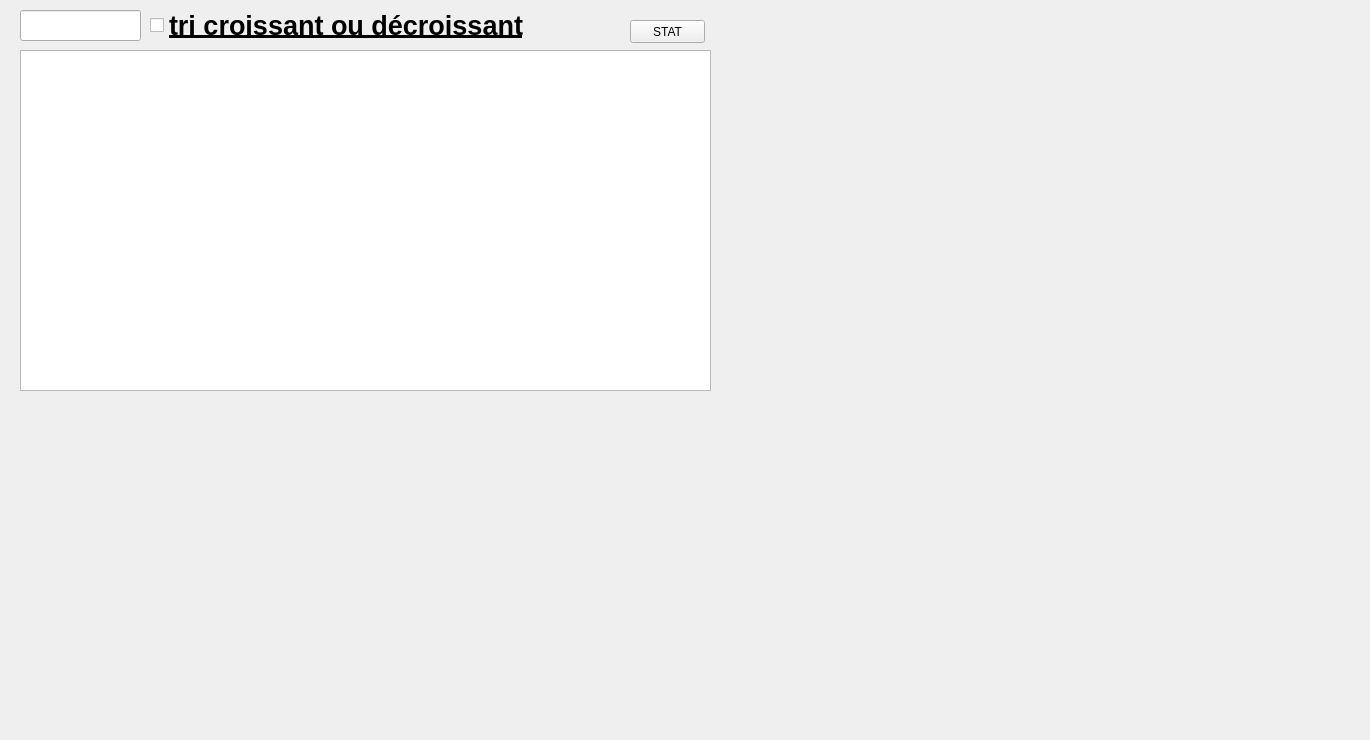
      <widget class="QWidget" name="tab_2">
       <attribute name="title">
        <string>Afficher les equipements</string>
       </attribute>
       <widget class="QTableView" name="tabetudiant">
        <property name="geometry">
         <rect>
          <x>20</x>
          <y>50</y>
          <width>691</width>
          <height>341</height>
         </rect>
        </property>
       </widget>
       <widget class="QLineEdit" name="lineEdit_16">
        <property name="geometry">
         <rect>
          <x>20</x>
          <y>10</y>
          <width>121</width>
          <height>31</height>
         </rect>
        </property>
        <property name="text">
         <string/>
        </property>
       </widget>
       <widget class="QCheckBox" name="checkBox">
        <property name="geometry">
         <rect>
          <x>150</x>
          <y>10</y>
          <width>441</width>
          <height>31</height>
         </rect>
        </property>
        <property name="minimumSize">
         <size>
          <width>161</width>
          <height>17</height>
         </size>
        </property>
        <property name="font">
         <font>
          <pointsize>20</pointsize>
          <weight>75</weight>
          <bold>true</bold>
          <underline>true</underline>
         </font>
        </property>
        <property name="autoFillBackground">
         <bool>false</bool>
        </property>
        <property name="styleSheet">
         <string notr="true"/>
        </property>
        <property name="text">
         <string>tri croissant ou décroissant</string>
        </property>
       </widget>
       <widget class="QPushButton" name="pushButton_3">
        <property name="geometry">
         <rect>
          <x>630</x>
          <y>20</y>
          <width>75</width>
          <height>23</height>
         </rect>
        </property>
        <property name="text">
         <string>STAT</string>
        </property>
       </widget>
       <widget class="QLabel" name="label_28">
        <property name="geometry">
         <rect>
          <x>-250</x>
          <y>-110</y>
          <width>1361</width>
          <height>731</height>
         </rect>
        </property>
        <property name="text">
         <string>TextLabel</string>
        </property>
       </widget>
       <zorder>label_28</zorder>
       <zorder>tabetudiant</zorder>
       <zorder>lineEdit_16</zorder>
       <zorder>checkBox</zorder>
       <zorder>pushButton_3</zorder>
      </widget>
